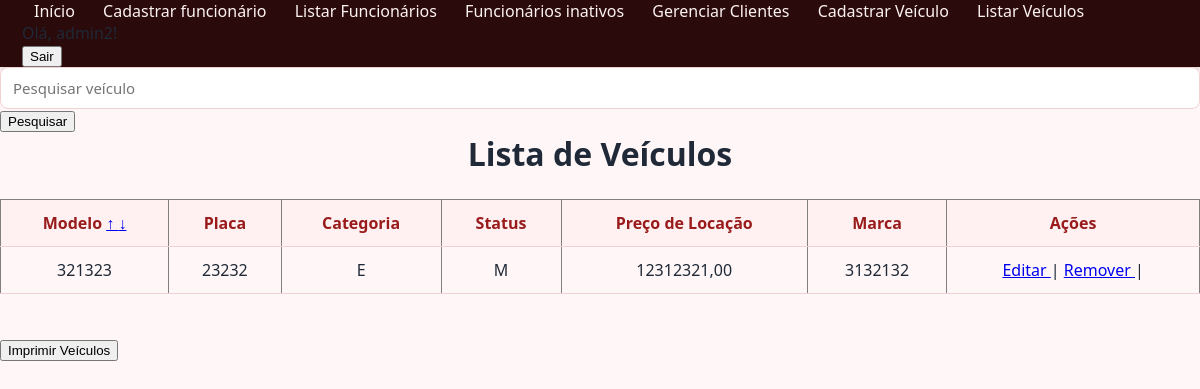
Page /veiculos/ (signed in) on the earlier database version.
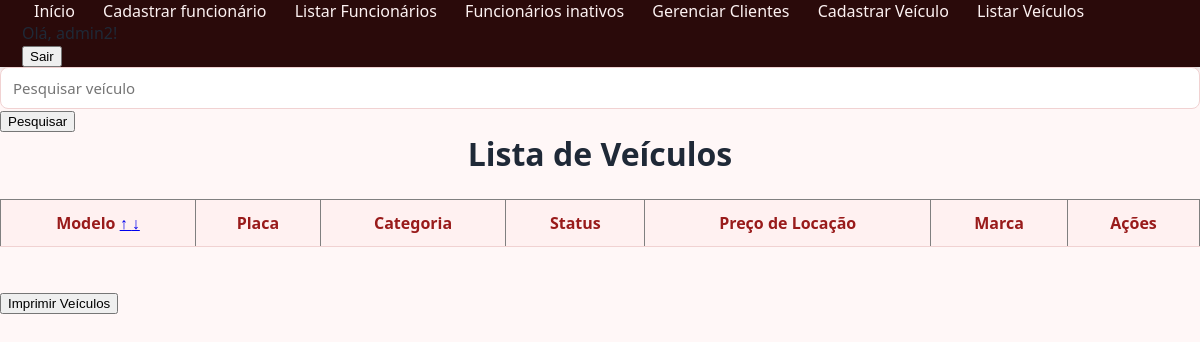
Same page on the later database version.
### locacao/models.py (models this page shows, shortened)
class Veiculo(models.Model):
    modelo = models.CharField(max_length=100)
    placa = models.CharField(max_length=10, unique=True)
    categoria = models.CharField(max_length=1, choices=CATEGORIA_CHOICES)
    status = models.CharField(
        max_length=1, choices=STATUS_CHOICES, default='D')
    preco_locacao = models.DecimalField(max_digits=10, decimal_places=2)
    marca = models.CharField(max_length=100)

### locacao/views.py (the view)
# urls.py: path('veiculos/', views.listar_veiculos, name='listar_veiculos'),
@admin_required
def listar_veiculos(request):
    ordem = request.GET.get('ordem')
    nome_da_pesquisa = request.GET.get('nome_da_pesquisa', '')
    veiculos = Veiculo.objects.filter(
        modelo__icontains=nome_da_pesquisa,
    ).order_by(Lower('modelo'))
    if ordem == 'decrescente':
        veiculos = Veiculo.objects.filter(
            modelo__icontains=nome_da_pesquisa,
        ).order_by(Lower('modelo').desc())
    dados = {
        'veiculos': veiculos,
        'nome_da_pesquisa': nome_da_pesquisa,
    }
    return render(request, 'listar_veiculos.html', dados)

### locacao/views.py (called while the page is built)
def admin_required(view_func):
    @wraps(view_func)
    @login_required
    def wrapped_view(request, *args, **kwargs):
        if not request.user.is_superuser:
            raise PermissionDenied
        return view_func(request, *args, **kwargs)
    return wrapped_view

### locacao/templates/listar_veiculos.html (shortened to what this page needs)
{% load static %}
<!DOCTYPE html>
<html lang="pt-br">
<head>
    <link rel="stylesheet" href=" {% static "css/style.css" %}">
</head>
<body>
    {% include '_menu.html' %}
    <div class="form-pesquisa nao-imprimir">
        <form method="GET">
            <input type="text" name="nome_da_pesquisa" placeholder="Pesquisar veículo" value='{{ nome_da_pesquisa }}'>
            <button type="submit">Pesquisar</button>
        </form>
    </div>
    <h1> Lista de Veículos </h1>
    <div class="lista-veiculo">
        <table border="">
            <thead>
                <tr>
                    <th>Modelo  <a href="?ordem=crescente&nome_da_pesquisa={{ nome_da_pesquisa }}"> ↑ </a>  <a href="?ordem=decrescente&nome_da_pesquisa={{ nome_da_pesquisa }}"> ↓ </a>  </th>
                    <th>Placa</th>
                    <th>Categoria</th>
                    <th>Status</th>
                    <th>Preço de Locação</th>
                    <th>Marca</th>
                    <th class="nao-imprimir">Ações</th>
                </tr>
            </thead>
            <tbody>
                {% for veiculo in veiculos %}
                <tr>
                    <td> {{ veiculo.modelo }} </td>
                    <td> {{ veiculo.placa }} </td>
                    <td> {{ veiculo.categoria }} </td>
                    <td> {{ veiculo.status }} </td>
                    <td> {{ veiculo.preco_locacao }} </td>
                    <td> {{ veiculo.marca }} </td>
                    <td class="nao-imprimir">
                        <a href="{% url 'editar_veiculo' veiculo.id %}"> Editar </a> |
                        <a href="{% url 'excluir_veiculo' veiculo.id %}"> Remover </a> |
                    </td>
                </tr>
                {% endfor %}
            </tbody>
        </table>
        <br><br>
        <button class="nao-imprimir" onclick="window.print()">
             Imprimir Veículos
        </button>
    </div>
</body>
</html>

### locacao/templates/_menu.html (shortened to what this page needs)
<nav>
    <div class="nao-imprimir">
        <a href="{% url 'home' %}">Início</a>
        {% if user.is_superuser %}
            <a href="{% url 'cadastrar_funcionario' %}">Cadastrar funcionário</a>
            <a href="{% url 'listar_funcionarios' %}">Listar Funcionários</a>
            <a href="{% url 'funcionarios_inativos' %}">Funcionários inativos</a>
            <a href="{% url 'listar_clientes' %}">Gerenciar Clientes</a>
            <a href="{% url 'cadastrar_veiculo' %}">Cadastrar Veículo</a>
            <a href="{% url 'listar_veiculos' %}">Listar Veículos</a>
        {% endif %}
    </div>
    <div class="usuario-menu">
        {% if user.is_authenticated %}
            <span class="nao-imprimir">Olá, {{ user.username }}!</span>
            <form method="post" action="{% url 'logout' %}">
                <button class="nao-imprimir" type="submit" class="link-logout">Sair</button>
            </form>
        {% else %}
            <a href="{% url 'login' %}">Entrar</a>
        {% endif %}
    </div>
</nav>

### locacao/static/css/style.css (style rules this page uses)
:root { --primaria: #b91c1c; --primaria-escura: #991b1b; --primaria-clara: #fee2e2; --fundo: #fff7f7; --fundo-card: #ffffff; --texto: #1f2937; --cinza: #6b7280; --borda: #f1d2d2; --sucesso: #15803d; --perigo: #dc2626; --nav-escura: #2a0a0a; --nav-hover: rgba(255, 255, 255, 0.08); --sombra: rgba(0, 0, 0, 0.08); }
* { box-sizing: border-box; }
body { margin: 0; font-family: "Segoe UI", Arial, sans-serif; background-color: var(--fundo); color: var(--texto); }
h1 { text-align: center; margin: 0 0 24px; color: var(--texto); }
nav { display: flex; justify-content: space-between; align-items: center; flex-wrap: wrap; background-color: var(--nav-escura); box-shadow: 0 2px 10px rgba(0, 0, 0, 0.2); min-height: 64px; padding: 0 22px; }
nav a { text-decoration: none; color: #fdf2f2; padding: 10px 12px; border-radius: 8px; transition: background-color 0.2s ease, color 0.2s ease; }
input[type="text"], input[type="number"], input[type="password"], input[type="email"], textarea, select { width: 100%; padding: 10px 12px; border: 1px solid var(--borda); border-radius: 8px; font-size: 15px; font-family: inherit; background-color: #fff; color: var(--texto); transition: border-color 0.2s ease, box-shadow 0.2s ease; }
table { width: 100%; border-collapse: collapse; text-align: center; }
th, td { padding: 12px 15px; border-bottom: 1px solid var(--borda); }
th { background-color: #fff1f1; color: var(--primaria-escura); white-space: nowrap; font-weight: 700; }

Differences in the rows shown:
removed Veiculo: modelo "321323", placa "23232", categoria "E", status "M", preco_locacao "12312321,00", marca "3132132"
